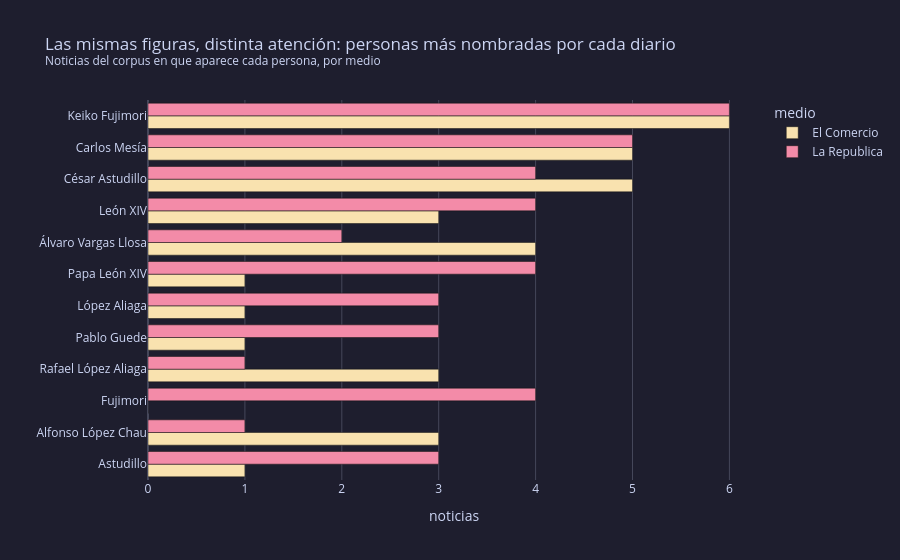

Write notebook code for a chart like this one.
### Code cell
personas = entidades[entidades["tipo"] == "PER"]
conteo = personas.groupby(["entidad", "medio"]).size().unstack(fill_value=0)
conteo = conteo.loc[conteo.sum(axis=1).sort_values(ascending=False).index[:12]]
top_medio = conteo.reset_index().melt(id_vars="entidad", var_name="medio", value_name="noticias")
fig = px.bar(top_medio, x="noticias", y="entidad", color="medio", barmode="group", orientation="h",
             color_discrete_map=COLORES_MEDIO, height=560,
             title=("Las mismas figuras, distinta atención: personas más nombradas por cada diario"
                    "<br><sup>Noticias del corpus en que aparece cada persona, por medio</sup>"))
fig.update_yaxes(categoryorder="total ascending", title="")
fig.show()
display(conteo)

### Figure 1 — Plotly figure (JSON) as saved in the notebook; plotly's stock layout.template omitted (floating-point values rounded to 4 significant figures)
{"data": [{"alignmentgroup": "True", "hovertemplate": "medio=El Comercio<br>noticias=%{x}<br>entidad=%{y}<extra></extra>", "legendgroup": "El Comercio", "marker": {"color": "#f9e2af", "pattern": {"shape": ""}}, "name": "El Comercio", "offsetgroup": "El Comercio", "orientation": "h", "showlegend": true, "textposition": "auto", "type": "bar", "x": [6, 5, 5, 3, 4, 1, 1, 3, 0, 3, 1, 1], "xaxis": "x", "y": ["Keiko Fujimori", "Carlos Mesía", "César Astudillo", "León XIV", "Álvaro Vargas Llosa", "Papa León XIV", "Astudillo", "Alfonso López Chau", "Fujimori", "Rafael López Aliaga", "Pablo Guede", "López Aliaga"], "yaxis": "y"}, {"alignmentgroup": "True", "hovertemplate": "medio=La Republica<br>noticias=%{x}<br>entidad=%{y}<extra></extra>", "legendgroup": "La Republica", "marker": {"color": "#f38ba8", "pattern": {"shape": ""}}, "name": "La Republica", "offsetgroup": "La Republica", "orientation": "h", "showlegend": true, "textposition": "auto", "type": "bar", "x": [6, 5, 4, 4, 2, 4, 3, 1, 4, 1, 3, 3], "xaxis": "x", "y": ["Keiko Fujimori", "Carlos Mesía", "César Astudillo", "León XIV", "Álvaro Vargas Llosa", "Papa León XIV", "Astudillo", "Alfonso López Chau", "Fujimori", "Rafael López Aliaga", "Pablo Guede", "López Aliaga"], "yaxis": "y"}], "layout": {"barmode": "group", "height": 560, "legend": {"title": {"text": "medio"}, "tracegroupgap": 0}, "title": {"text": "Las mismas figuras, distinta atención: personas más nombradas por cada diario<br><sup>Noticias del corpus en que aparece cada persona, por medio</sup>"}, "xaxis": {"anchor": "y", "domain": [0.0, 1.0], "title": {"text": "noticias"}}, "yaxis": {"anchor": "x", "categoryorder": "total ascending", "domain": [0.0, 1.0], "title": {"text": ""}}}}
